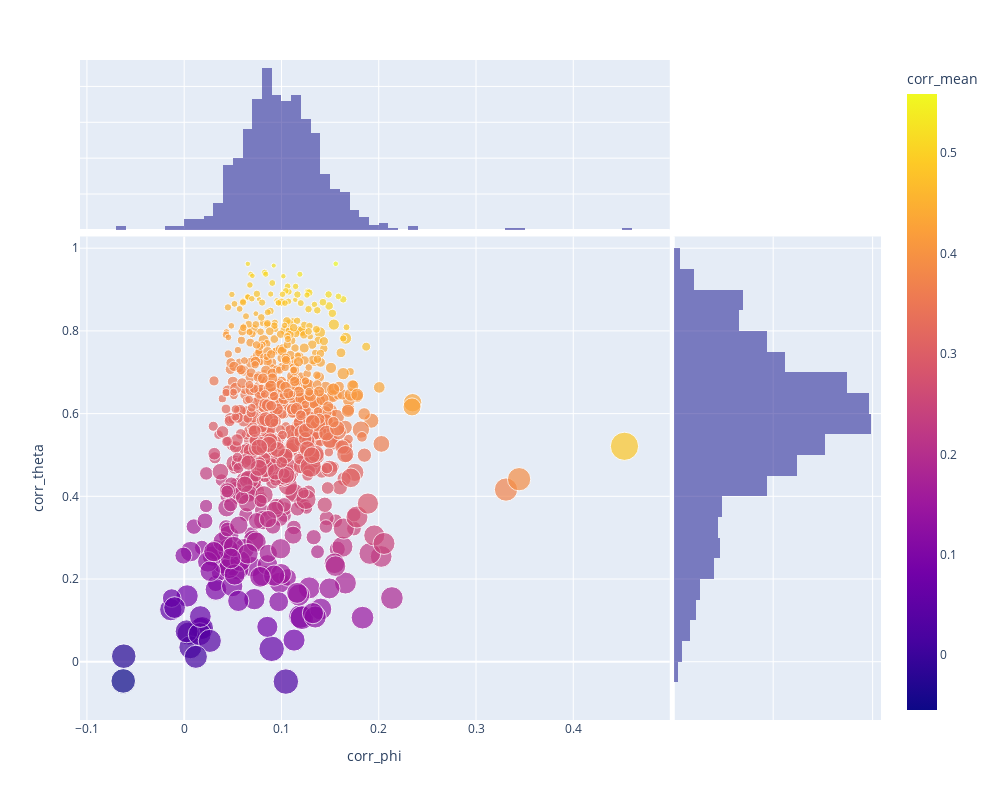

Notebook cell for this chart:
### Code cell
px.scatter(X.reset_index(), 'corr_phi', 'corr_theta', 
           hover_data=['label_x','label_y'],
           size='weight_mean', 
           color='corr_mean', marginal_x='histogram', marginal_y='histogram',
           height=800, width=1000, 
           log_x=False, log_y=False)

### Figure 1 — Plotly figure (JSON) as saved in the notebook; plotly's stock layout.template omitted (floating-point values rounded to 4 significant figures; data arrays with more than 128 entries replaced by an {"elided": "..."} marker saying what was removed)
{"data": [{"customdata": {"elided": "780x2 str values"}, "hovertemplate": "corr_phi=%{x}<br>corr_theta=%{y}<br>weight_mean=%{marker.size}<br>label_x=%{customdata[0]}<br>label_y=%{customdata[1]}<br>corr_mean=%{marker.color}<extra></extra>", "legendgroup": "", "marker": {"color": {"elided": "780 float values"}, "coloraxis": "coloraxis", "size": {"elided": "780 float values"}, "sizemode": "area", "sizeref": 0.3168, "symbol": "circle"}, "mode": "markers", "name": "", "orientation": "v", "showlegend": false, "type": "scatter", "x": {"elided": "780 float values"}, "xaxis": "x", "y": {"elided": "780 float values"}, "yaxis": "y"}, {"alignmentgroup": "True", "bingroup": "x", "hovertemplate": "corr_phi=%{x}<br>count=%{y}<extra></extra>", "legendgroup": "", "marker": {"color": "#0d0887"}, "name": "", "offsetgroup": "", "opacity": 0.5, "showlegend": false, "type": "histogram", "x": {"elided": "780 float values"}, "xaxis": "x3", "yaxis": "y3"}, {"alignmentgroup": "True", "bingroup": "y", "hovertemplate": "corr_theta=%{y}<br>count=%{x}<extra></extra>", "legendgroup": "", "marker": {"color": "#0d0887"}, "name": "", "offsetgroup": "", "opacity": 0.5, "showlegend": false, "type": "histogram", "xaxis": "x2", "y": {"elided": "780 float values"}, "yaxis": "y2"}], "layout": {"barmode": "overlay", "coloraxis": {"colorbar": {"title": {"text": "corr_mean"}}, "colorscale": [[0, "#0d0887"], [0.1111, "#46039f"], [0.2222, "#7201a8"], [0.3333, "#9c179e"], [0.4444, "#bd3786"], [0.5556, "#d8576b"], [0.6667, "#ed7953"], [0.7778, "#fb9f3a"], [0.8889, "#fdca26"], [1, "#f0f921"]]}, "height": 800, "legend": {"itemsizing": "constant", "tracegroupgap": 0}, "margin": {"t": 60}, "width": 1000, "xaxis": {"anchor": "y", "autorange": true, "domain": [0, 0.7363], "range": [-0.1072, 0.4993], "title": {"text": "corr_phi"}, "type": "linear"}, "xaxis2": {"anchor": "y2", "autorange": true, "domain": [0.7413, 1], "matches": "x2", "range": [0, 104.2], "showgrid": true, "showline": false, "showticklabels": false, "ticks": ""}, "xaxis3": {"anchor": "y3", "autorange": true, "domain": [0, 0.7363], "matches": "x", "range": [-0.1072, 0.4993], "showgrid": true, "showticklabels": false, "type": "linear"}, "xaxis4": {"anchor": "y4", "domain": [0.7413, 1], "matches": "x2", "showgrid": true, "showline": false, "showticklabels": false, "ticks": ""}, "yaxis": {"anchor": "x", "autorange": true, "domain": [0, 0.7326], "range": [-0.1409, 1.028], "title": {"text": "corr_theta"}, "type": "linear"}, "yaxis2": {"anchor": "x2", "autorange": true, "domain": [0, 0.7326], "matches": "y", "range": [-0.1409, 1.028], "showgrid": true, "showticklabels": false, "type": "linear"}, "yaxis3": {"anchor": "x3", "autorange": true, "domain": [0.7426, 1], "matches": "y3", "range": [0, 94.74], "showgrid": true, "showline": false, "showticklabels": false, "ticks": ""}, "yaxis4": {"anchor": "x4", "domain": [0.7426, 1], "matches": "y3", "showgrid": true, "showline": false, "showticklabels": false, "ticks": ""}}}
